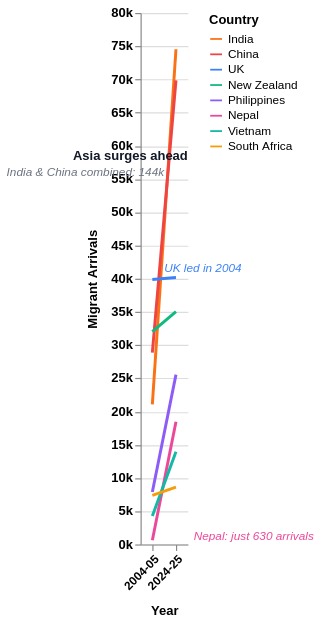

This figure's Vega-Lite source:
### Vega-Lite specification from a JSON file in a GitHub repository (floating-point values rounded to 4 significant figures)
{"$schema": "https://vega.github.io/schema/vega-lite/v5.json", "width": "container", "height": 450, "background": "#ffffff", "config": {"view": {"stroke": null}}, "layer": [{"data": {"values": [{"year": "2004-05", "country": "India", "value": 21070}, {"year": "2024-25", "country": "India", "value": 74540}, {"year": "2004-05", "country": "China", "value": 28870}, {"year": "2024-25", "country": "China", "value": 69860}, {"year": "2004-05", "country": "UK", "value": 39870}, {"year": "2024-25", "country": "UK", "value": 40180}, {"year": "2004-05", "country": "New Zealand", "value": 32030}, {"year": "2024-25", "country": "New Zealand", "value": 35050}, {"year": "2004-05", "country": "Philippines", "value": 7900}, {"year": "2024-25", "country": "Philippines", "value": 25560}, {"year": "2004-05", "country": "Nepal", "value": 630}, {"year": "2024-25", "country": "Nepal", "value": 18480}, {"year": "2004-05", "country": "Vietnam", "value": 4280}, {"year": "2024-25", "country": "Vietnam", "value": 13950}, {"year": "2004-05", "country": "South Africa", "value": 7400}, {"year": "2024-25", "country": "South Africa", "value": 8620}]}, "mark": {"type": "line", "strokeWidth": 2.5}, "encoding": {"x": {"field": "year", "type": "ordinal", "axis": {"labelAngle": -45, "title": "Year", "labelFontSize": 10, "labelFontWeight": "bold", "titlePadding": 10}}, "y": {"field": "value", "type": "quantitative", "axis": {"title": "Migrant Arrivals", "titleFontWeight": "bold", "titleFontSize": 11, "labelFontWeight": "bold", "labelFontSize": 11, "titlePadding": 10, "labelExpr": "(datum.value/1000) + 'k'"}}, "color": {"field": "country", "type": "nominal", "scale": {"domain": ["India", "China", "UK", "New Zealand", "Philippines", "Nepal", "Vietnam", "South Africa"], "range": ["#f97316", "#ef4444", "#3b82f6", "#10b981", "#8b5cf6", "#ec4899", "#14b8a6", "#f59e0b"]}, "legend": {"title": "Country", "orient": "right"}}, "tooltip": [{"field": "country", "title": "Country"}, {"field": "year", "title": "Year"}, {"field": "value", "title": "Arrivals", "format": ","}]}}, {"data": {"values": [{"year": "2024-25", "value": 57000, "label": "Asia surges ahead", "sub": "India & China combined: 144k"}]}, "mark": {"type": "text", "fontSize": 11, "fontWeight": "bold", "align": "right", "dx": 10, "dy": -8, "color": "#111827"}, "encoding": {"x": {"field": "year", "type": "ordinal"}, "y": {"field": "value", "type": "quantitative"}, "text": {"field": "label"}}}, {"data": {"values": [{"year": "2024-25", "value": 57000, "sub": "India & China combined: 144k"}]}, "mark": {"type": "text", "fontSize": 10, "fontWeight": "normal", "fontStyle": "italic", "align": "right", "dx": -10, "dy": 6, "color": "#6b7280"}, "encoding": {"x": {"field": "year", "type": "ordinal"}, "y": {"field": "value", "type": "quantitative"}, "text": {"field": "sub"}}}, {"data": {"values": [{"year": "2004-05", "value": 40500, "label": "UK led in 2004"}]}, "mark": {"type": "text", "fontSize": 10, "fontStyle": "italic", "align": "left", "dx": 10, "dy": -6, "color": "#3b82f6"}, "encoding": {"x": {"field": "year", "type": "ordinal"}, "y": {"field": "value", "type": "quantitative"}, "text": {"field": "label"}}}, {"data": {"values": [{"year": "2004-05", "value": 1800, "label": "Nepal: just 630 arrivals"}]}, "mark": {"type": "text", "fontSize": 10, "fontStyle": "italic", "align": "left", "dx": 35, "dy": 3, "color": "#ec4899"}, "encoding": {"x": {"field": "year", "type": "ordinal"}, "y": {"field": "value", "type": "quantitative"}, "text": {"field": "label"}}}]}
